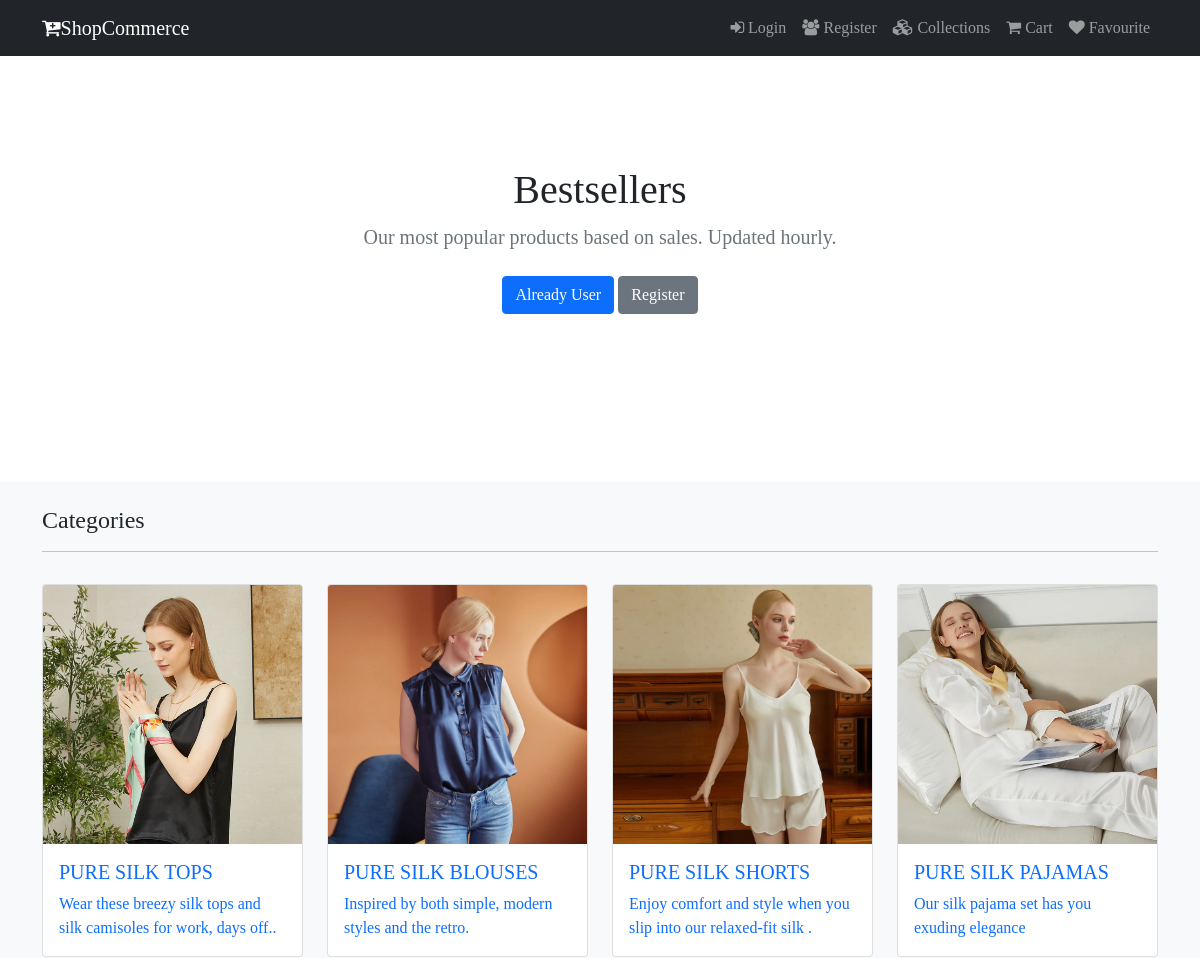
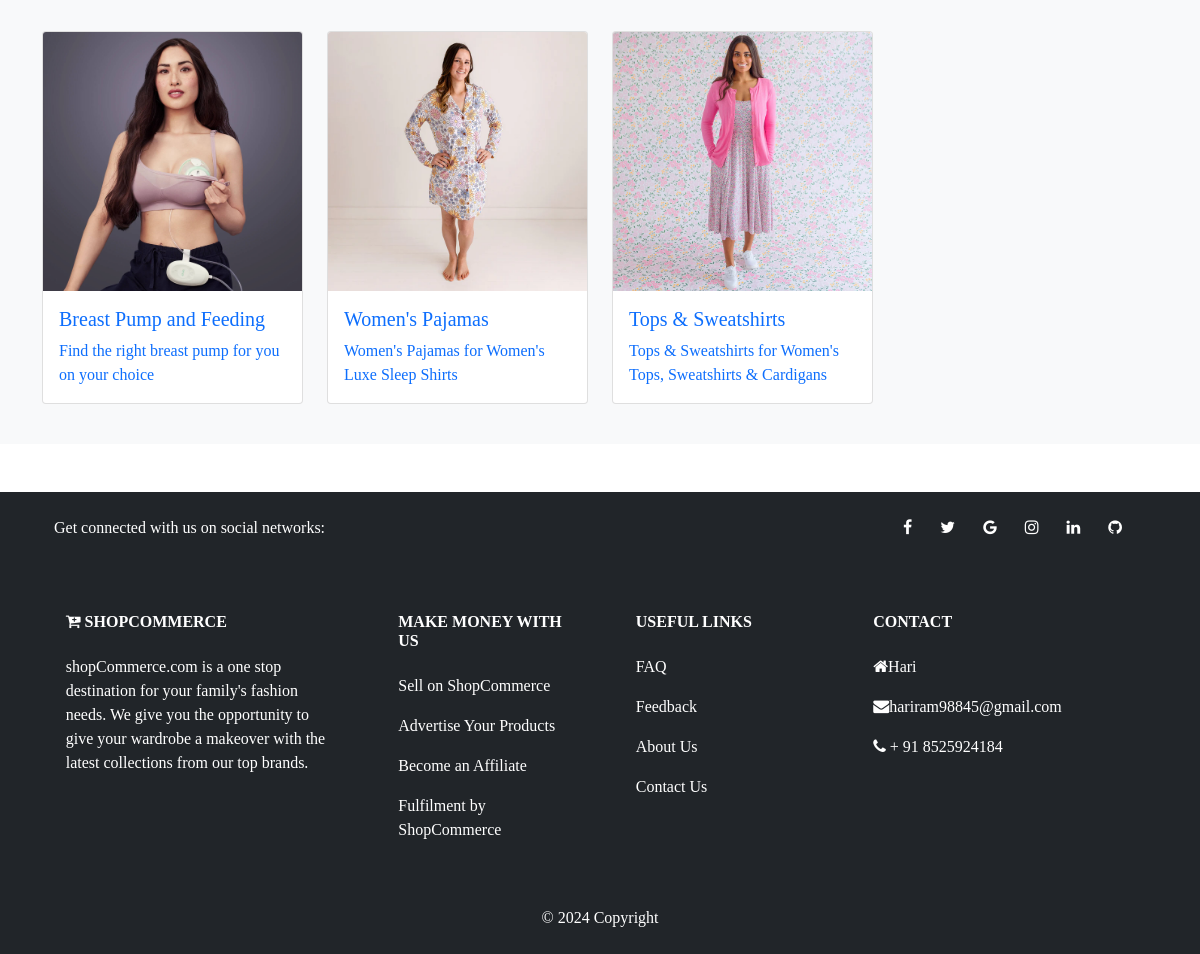
Page /collections/ on the committed database (2 pictures, top to bottom).
### shop/models.py (models this page shows, shortened)
class Catageory(models.Model):
    name = models.CharField(max_length=150, null=False, blank=False)
    image = models.ImageField(upload_to=getfile, null=True, blank=True)  # Fixed function name
    description = models.TextField(max_length=500, null=False, blank=False)
    status = models.BooleanField(default=False, help_text="0-show,1-Hidden")
    created_at = models.DateTimeField(auto_now_add=True)

### shop/views.py (the view)
# urls.py: path('collections/',v1.collections,name="collections"),
def collections (request):
    catagory = Catageory.objects.filter(status=0)
    return  render(request,'shop/collections.html',{"catagory":catagory})

### templates/shop/collections.html (shortened to what this page needs)
{% extends 'shop/main.html' %}
{% block content %}
  <section class="py-5 text-center container" style="margin-top:70px;">
    <div class="row py-lg-5">
      <div class="col-lg-6 col-md-8 mx-auto">
        <h1 class="fw-light">Bestsellers</h1>
        <p class="lead text-muted">Our most popular products based on sales. Updated hourly.</p>
        <p>
          <a href="" class="btn btn-primary my-2">Already User</a>
          <a href="" class="btn btn-secondary my-2">Register</a>
        </p>
      </div>
    </div>
  </section>
  <section class="bg-light py-4 my-5" style="min-height:600px;">
    <div class="container">
      <div class="row">
        <div class="col-12">
          <h4 class="mb-3">Categories</h4>
          <hr style="border-color:#b8bfc2;">
        </div>
        {% for item in catagory %}
        <div class="col-md-4 col-lg-3">
          <div class="card my-3 category-card">
            <img src="{{item.image.url}}" class="card-img-top" alt="Categories">
            <a href="{% url 'collections' item.name %}">
              <div class="card-body">
                <h5 class="card-title text-primary">{{ item.name }}</h5>
                <p class="card-text">{{ item.description }}</p>
              </div>
            </a>
          </div>
        </div>
        {% endfor %}
      </div>
    </div>
  </section>
{% endblock content %}

### static/css/style.css (style rules this page uses)
body { font-family: "Mulish", "sans-serif"; }
a { text-decoration:none; }

### templates/shop/collections.html (style rules this page uses)
.category-card { transition: transform 0.3s ease; }

### rows in the picture
Catageory: image (picture), name "PURE SILK TOPS", description "Wear these breezy silk tops and silk camisoles for work, days off.."
Catageory: image (picture), name "PURE SILK BLOUSES", description "Inspired by both simple, modern styles and the retro."
Catageory: image (picture), name "PURE SILK SHORTS", description "Enjoy comfort and style when you slip into our relaxed-fit silk ."
Catageory: image (picture), name "PURE SILK PAJAMAS", description "Our silk pajama set has you exuding elegance"
Catageory: image (picture), name "Breast Pump and Feeding", description "Find the right breast pump for you on your choice"
Catageory: image (picture), name "Women's Pajamas", description "Women's Pajamas for Women's Luxe Sleep Shirts"
Catageory: image (picture), name "Tops & Sweatshirts", description "Tops & Sweatshirts for Women's Tops, Sweatshirts & Cardigans"
